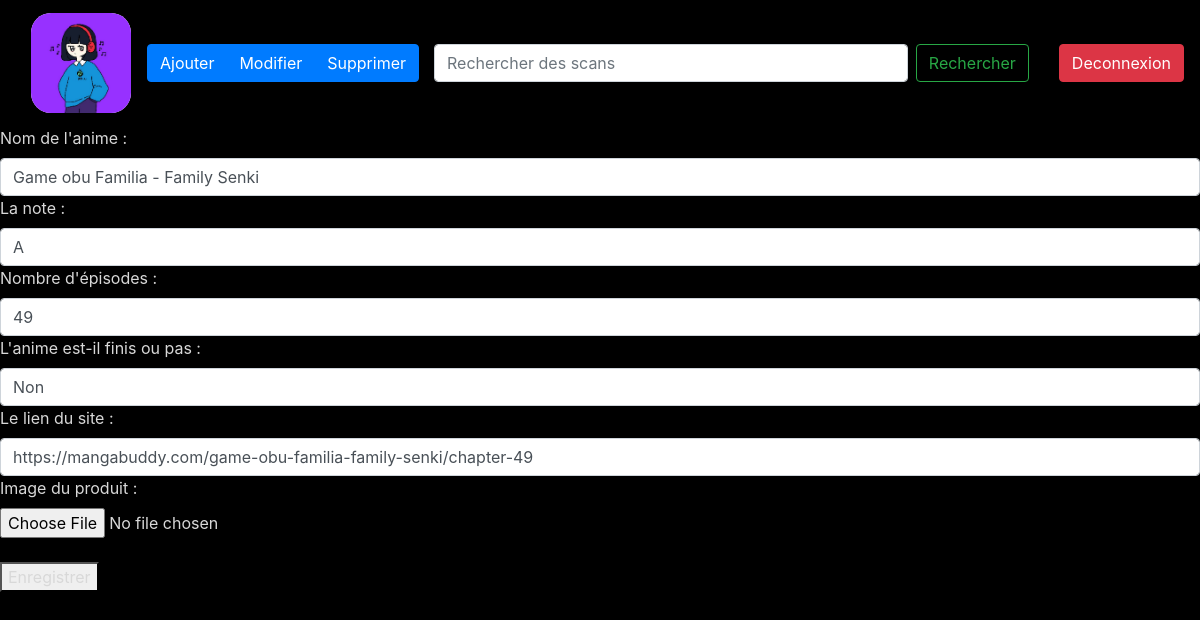
The page /modifier_formscan.php?choix=22 on the database its author committed.
### tables this page shows
CREATE TABLE IF NOT EXISTS `scan` (
  `id` int(11) NOT NULL AUTO_INCREMENT,
  `nom` varchar(700) NOT NULL,
  `photo` varchar(600) NOT NULL,
  `note` varchar(255) DEFAULT NULL,
  `eprn` varchar(255) DEFAULT NULL,
  `yn` varchar(255) DEFAULT NULL,
  `lien` varchar(700) DEFAULT NULL,
  PRIMARY KEY (`id`)
);

### modifier_formscan.php (the view, shortened to what this page needs)
<?php include("headeradminscan.php") ?>
    <?php
    $choix = $_GET["choix"];
    $sql = "select * from scan where id=$choix";
    $bdd = connect();
    $resultat = $bdd->query($sql);
    $produit = $resultat->fetch(PDO::FETCH_OBJ);
    echo "<form method='POST' action='secure_updatescan.php?choix=$choix' enctype='multipart/form-data'>
            <div class='form-group'>
                <label for='formGroupExampleInput'>Nom de l'anime : </label>
                <input type='text' class='form-control' id='formGroupExampleInput' placeholder='nom du bonbon' name='nom' value='$produit->nom'>
                <label for='formGroupExampleInput2'>La note : </label>
                <input type='text' class='form-control' id='formGroupExampleInput2' placeholder='prix du bonbon' name='note' value='$produit->note'>
                <label for='formGroupExampleInput2'>Nombre d'épisodes : </label>
                <input type='text' class='form-control' id='formGroupExampleInput2' placeholder='prix du bonbon' name='eprn' value='$produit->eprn'>
                <label for='formGroupExampleInput2'>L'anime est-il finis ou pas : </label>
                <input type='text' class='form-control' id='formGroupExampleInput2' placeholder='prix du bonbon' name='yn' value='$produit->yn'>
                <label for='formGroupExampleInput2'>Le lien du site : </label>
                <input type='text' class='form-control' id='formGroupExampleInput2' placeholder='prix du bonbon' name='lien' value='$produit->lien'>
                <label for='formGroupExampleInput2'>Image du produit : </label>
                <br>
                <input type='file' name='photo' accept=''>
                <br><br>
                <button type='submit'>Enregistrer</button>
            </div>
            </form>";
    ?>
<?php include("footer.php") ?>

### style.css (style rules this page uses)
body { background-color: rgb(59, 57, 57); }
* { color:rgb(216, 216, 216); }
body { display: block; position: relative; min-height: 100vh ; background-color:#000 !important; margin: 0; }
body::after { content: ''; position: absolute; background-image: url(Images/back4.gif); background-size:contain; -webkit-background-size: cover; -o-background-size: cover; background-attachment:fixed; opacity: 0.7; top: 0; left: 0; bottom: 0; right: 0; position: absolute; z-index: -1; }

### rows shown on the page
scan: nom "Game obu Familia - Family Senki", note "A", eprn "49", yn "Non", lien "https://mangabuddy.com/game-obu-familia-family-senki/chapter-49"
